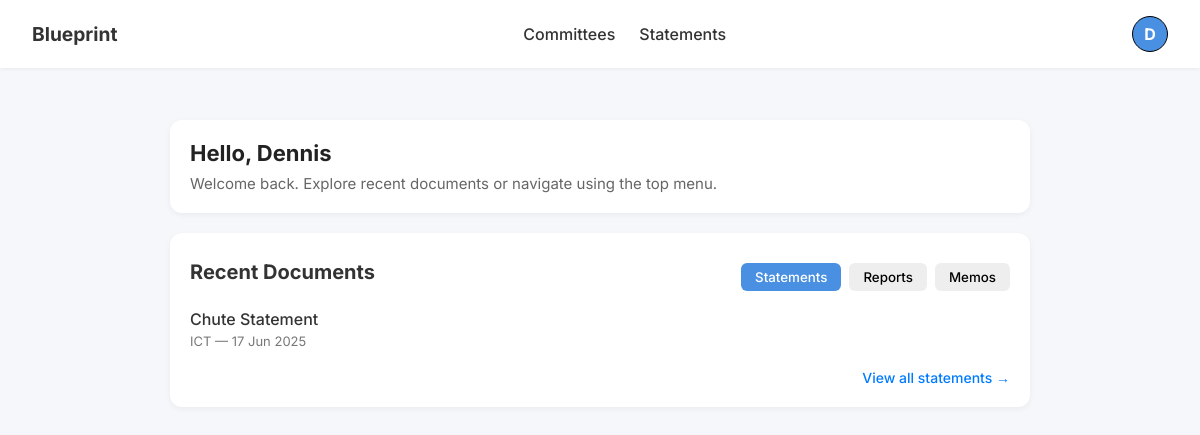
The page / (signed in) on the database as committed earlier.
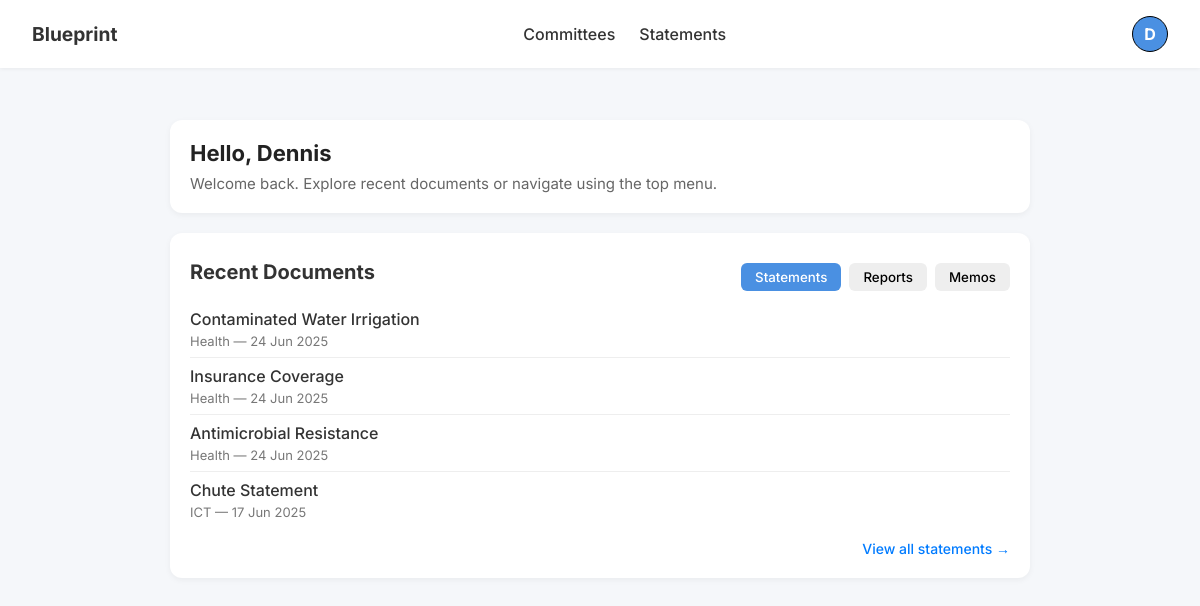
The same page on the database as committed later.
### base/models.py (models this page shows, shortened)
class Statement(models.Model):
    name = models.CharField(max_length=200, blank=True)
    file = models.FileField(upload_to='statements/')
    committee = models.ForeignKey(Committee, on_delete=models.CASCADE, related_name='statements')
    uploaded_at = models.DateTimeField(auto_now=True)

class Committee(models.Model):
    name = models.CharField(max_length=200)
    mandate = models.TextField(null=True, blank=True)
    shorthand = models.CharField(max_length=200)
    chair = models.CharField(max_length=200)
    vice = models.CharField(max_length=200)
    def __str__(self):
        return self.shorthand

### base/views.py (the view)
# urls.py: path('', views.home, name="home"),
@login_required
def home(request):
    recent_statements = Statement.objects.order_by('-uploaded_at')[:5]
    context = {
        "recent_statements": Statement.objects.order_by('-uploaded_at')[:5],
        "recent_reports": Report.objects.order_by('-uploaded_at')[:5],
        }
    return render(request, 'base/home.html', context)

### accounts/context_processors.py (called while the page is built)
def profile_status(request):
    if request.user.is_authenticated:
        try:
            profile = request.user.memberprofile
            incomplete = not (profile.phone_number and profile.directorate)
            return {'incomplete_profile': incomplete}
        except MemberProfile.DoesNotExist:
            return {'incomplete_profile': True}
    return {}

### base/templates/base/home.html (shortened to what this page needs)
{% extends 'main.html' %} <br />
{% block content %}
<div class="dashboard-container">
  <div class="card welcome-card">
    <h2>Hello, {{ user.first_name|default:user.username }}</h2>
    <p>
      Welcome back. Explore recent documents or navigate using the top menu.
    </p>
  </div>
  <div class="card home-card">
    <div class="card-header">
      <h3>Recent Documents</h3>
      <div class="tabs">
        <button class="tab-link active" data-tab="statements">
          Statements
        </button>
        <button class="tab-link" data-tab="reports">Reports</button>
        <button class="tab-link" data-tab="memos">Memos</button>
      </div>
    </div>
    <div class="tab-content active" id="statements">
      {% with documents=recent_statements %}
      {% include "includes/document_list.html" %}
      {% endwith %}
      <div class="view-all">
        <a href="{% url 'statements' %}">View all statements →</a>
      </div>
    </div>
  </div>
</div>
{% endblock %}

### templates/includes/document_list.html
{% if documents %}
<ul class="document-list">
  {% for doc in documents %}
  <li>
    <div class="doc-info">
      <a href="{{ doc.file.url }}" class="doc-name" target="_blank"
        >{{ doc.name }}</a
      >
      <span class="doc-meta"
        >{{ doc.committee }} — {{ doc.uploaded_at|date:"d M Y" }}</span
      >
    </div>
  </li>
  {% endfor %}
</ul>
{% else %}
<p>No documents found.</p>
{% endif %}

Rows that differ between the two databases and show on the page:
added Statement: name "Contaminated Water Irrigation", committee "Health", uploaded_at "24 Jun 2025"
added Statement: name "Insurance Coverage", committee "Health", uploaded_at "24 Jun 2025"
added Statement: name "Antimicrobial Resistance", committee "Health", uploaded_at "24 Jun 2025"
